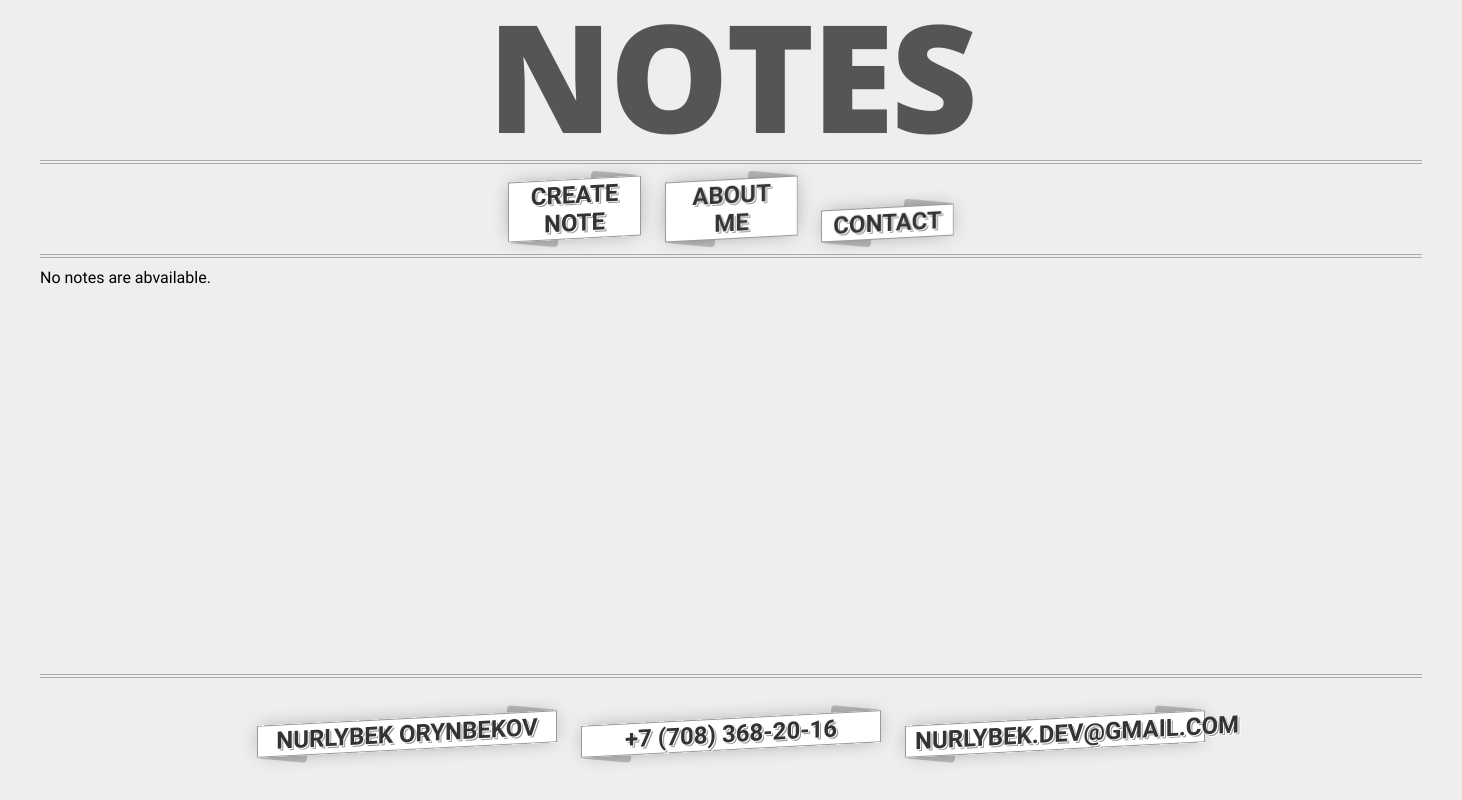
Before: / with the older database file.
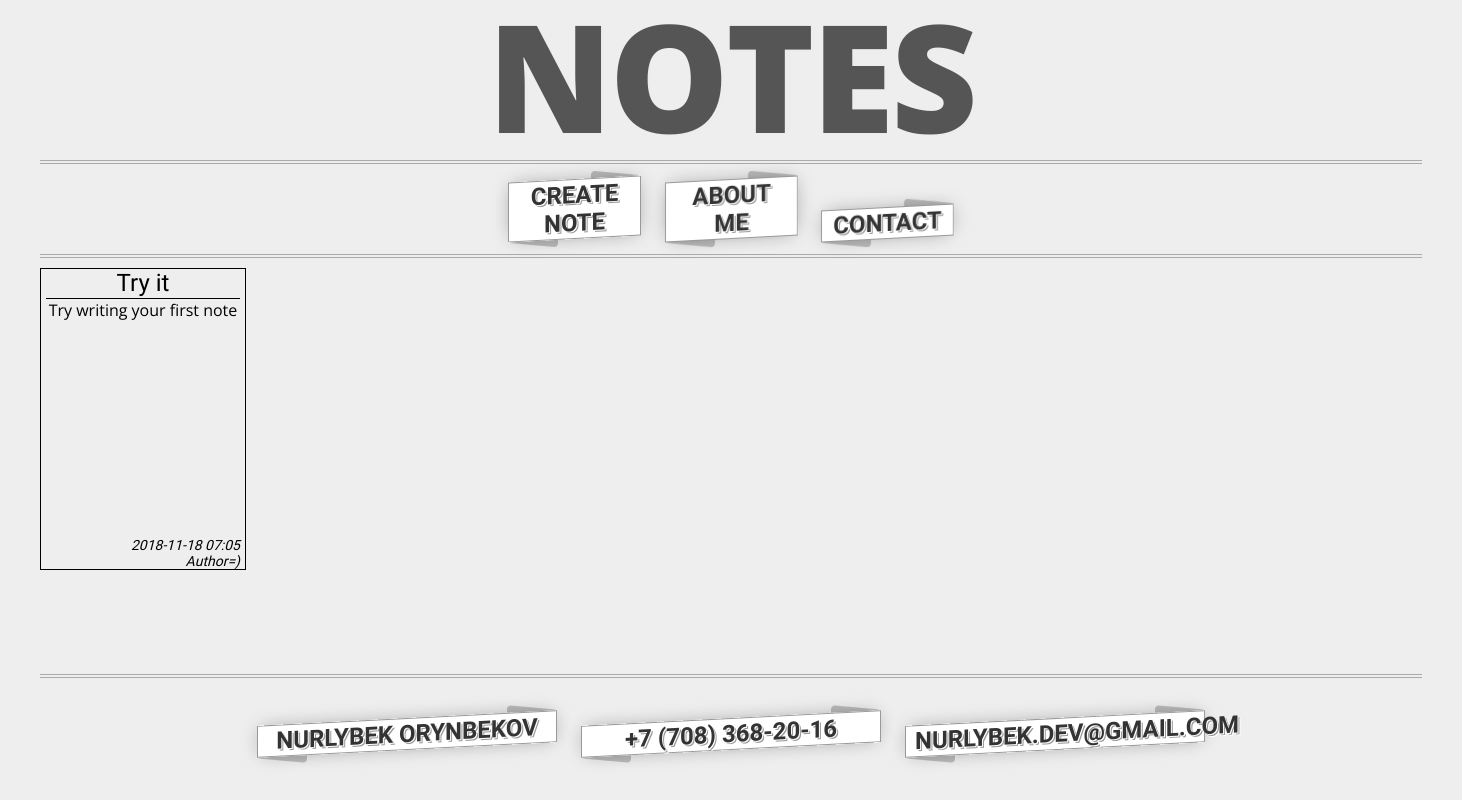
After: the same page with the newer database file.
### notes/models.py (models this page shows, shortened)
class Note(models.Model):
    title = models.CharField(max_length=20)
    body = models.CharField(max_length=255)
    author = models.CharField(max_length=25, default='anonymous')
    pub_date = models.DateTimeField('date published', default=timezone.now())

### notes/views.py (the view)
# urls.py: path('', views.IndexView.as_view(), name='index'),
class IndexView(generic.ListView):
    template_name = 'notes/index.html'
    context_object_name = 'notes'
    paginate_by = 25
    def get_context_data(self, **kwargs):
        context = super().get_context_data(**kwargs)
        context['document_title'] = 'Notes'
        return context
    def get_queryset(self):
        return Note.objects.order_by('-pub_date')

### notes/templates/notes/index.html (shortened to what this page needs)
{% extends "notes/base.html" %}
{% block content %}
    <div class="grid">
        {% for note in notes %}
            <div class="note">
                <div class="note-title">
                    <p>{{note.title}}</p>
                </div>
                <div class="note-body">
                    <p>{{note.body}}</p>
                </div>
                <div class="note-footer">
                    <p>{{note.pub_date|date:'Y-m-d h:i'}}</p>
                    <p>{{note.author}}</p>
                </div>
            </div>
        {% empty %}
            <p>No notes are abvailable.</p>
        {% endfor %}
    </div>
{% endblock %}

### notes/templates/notes/base.html (shortened to what this page needs)
<!DOCTYPE html>
{% load static %}
<html lang="en">
<head>
    <link href="{% static  'notes/css/style.css' %}" rel="stylesheet" type="text/css" />
</head>
<body>
    <header id="pageHeader">
        <a href="/" id="logo">Notes</a>
        <ul class="menu">
            <li><a href="/create"><span>Create note</span></a></li>
            <li><a href="/"><span>About me</span></a></li>
            <li><a href="#pageFooter"><span>Contact</span></a></li>
        </ul>
    </header>
    <section id="pageContent">
        {% block content %}{% endblock %}
    </section>
    <footer id="pageFooter">
        <div class="contact">
            <ul class="menu">
                <li><p class="contact-title"><span>Nurlybek Orynbekov</span></p></li>
                <li><a href="tel:77083682016"><span>+7 (708) 368-20-16</span></a></li>
                <li><a href="mailto:nurlybek.dev@gmail.com"><span>nurlybek.dev@gmail.com</span></a></li>
            </ul>
        </div>
    </footer>
</body>
</html>

### notes/static/notes/css/style.css (style rules this page uses)
body { padding: 0 40px; margin: 0; background: #eee url(https://subtlepatterns.com/patterns/extra_clean_paper.png); display: grid; grid-template-areas: "header" "content" "footer"; grid-template-columns: 1fr; grid-template-rows: auto 1fr auto; grid-gap: 10px; height: 100vh; font-family: 'Squada One', sans-serif; }
p { margin: 0; }
#pageContent { grid-area: content; }
#pageHeader { grid-area: header; text-align: center; }
#pageHeader #logo { font-family: 'Open Sans', sans-serif; color: #555; text-decoration: none; text-transform: uppercase; font-size: 150px; font-weight: 800; letter-spacing: -3px; line-height: 1; text-shadow: #EDEDED 3px 2px 0; position: relative; }
#pageHeader #logo:after { content: "dreamdealer"; position: absolute; left: 8px; top: 32px; background-image: linear-gradient(left top, transparent 0%, transparent 25%, #555 25%, #555 50%, transparent 50%, transparent 75%, #555 75%); background-size: 4px 4px; background-clip: text; -webkit-text-fill-color: transparent; z-index: -5; display: block; text-shadow: none; }
.menu { list-style: none; margin: 10px 0 0 0; padding: 15px 10px; border-top: 4px double #AAA; border-bottom: 4px double #AAA; position: relative; text-align: center; }
.menu li { display: inline-block; width: 133px; margin: 0 10px; position: relative; -webkit-transform: skewy(-3deg); -webkit-backface-visibility: hidden; -webkit-transition: 200ms all; }
.menu li:after, .menu li:before { content: ''; position: absolute; width: 50px; height: 100%; background: #BBB; transform: skewY(8deg); x-index: -3; border-radius: 4px; }
.menu li:after { background-image: linear-gradient(left, transparent 0%, rgba(0, 0, 0, 0.4) 100%); right: 0; top: -4px; }
.menu li:before { left: 0; bottom: -4px; background-image: linear-gradient(right, transparent 0%, rgba(0, 0, 0, 0.4) 100%); }
.menu li a, .menu li p { text-transform: uppercase; font-weight: 800; display: block; background: #FFF; padding: 2px 10px; color: #333; font-size: 24px; text-align: center; text-decoration: none; position: relative; z-index: 1; text-shadow: 1px 1px 0px #FFF, 2px 2px 0px #999, 3px 3px 0px #FFF; background-image: linear-gradient(top, transparent 0%, rgba(0, 0, 0, 0.05) 100%); transition: 1s all; background-image: linear-gradient(left top, transparent 0%, transparent 25%, rgba(0, 0, 0, 0.15) 25%, rgba(0, 0, 0, 0.15) 50%, transparent 50%, transparent 75%, rgba(0, 0, 0, 0.15) 75%); background-size: 4px 4px; box-shadow: 0 0 0 1px rgba(0, 0, 0, 0.4) inset, 0 0 20px -5px rgba(0, 0, 0, 0.4), 0 0 0px 3px #FFF inset; }
#pageFooter { grid-area: footer; }
#pageFooter .contact-title { font-size: 24px; }
#pageFooter .contact .menu { padding: 40px 0; margin-bottom: 10px; border-bottom: none; -webkit-backface-visibility: hidden; -webkit-transition: 200ms all; }
#pageFooter .contact .menu li { width: 300px; }
.grid { display: grid; grid-template-columns: repeat(auto-fill, minmax(200px, 1fr)); grid-auto-rows: 1fr; grid-gap: 2vw; margin-bottom: 10px; }
.note { display: grid; grid-template-rows: 10% 1fr 32px; height: 300px; text-align: center; border: 1px solid black; padding: 0 5px; }
.note-title { font-size: 24px; border-bottom: 1px solid black; }
.note-body { font-size: 16px; font-family: 'Open Sans', cursive; word-break: break-word; }
.note-footer { font-size: 14px; text-align: right; font-style: italic; }

Changed rows visible on the page:
added Note: title "Try it", body "Try writing your first note", pub_date "2018-11-18 07:05", author "Author=)"
Other visible differences:
text no longer shown: "No notes are abvailable."
